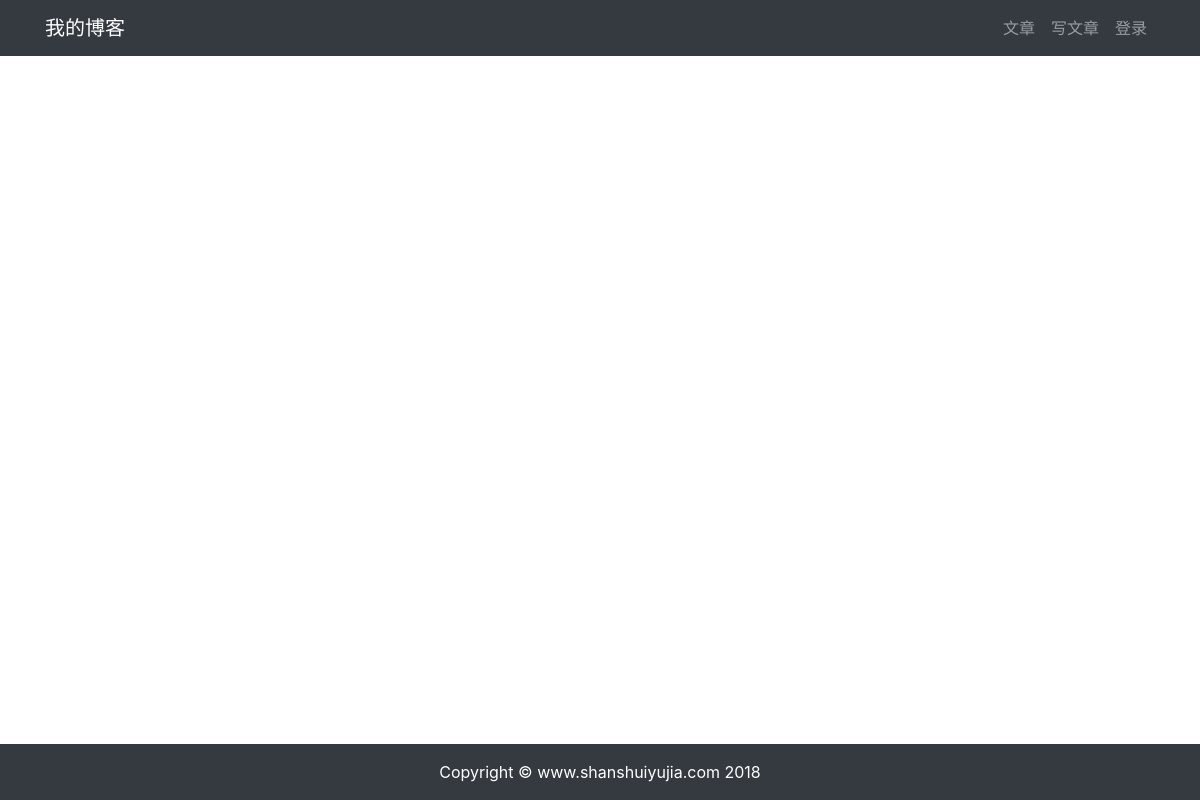
Page /article/article-list/ on the earlier database version.
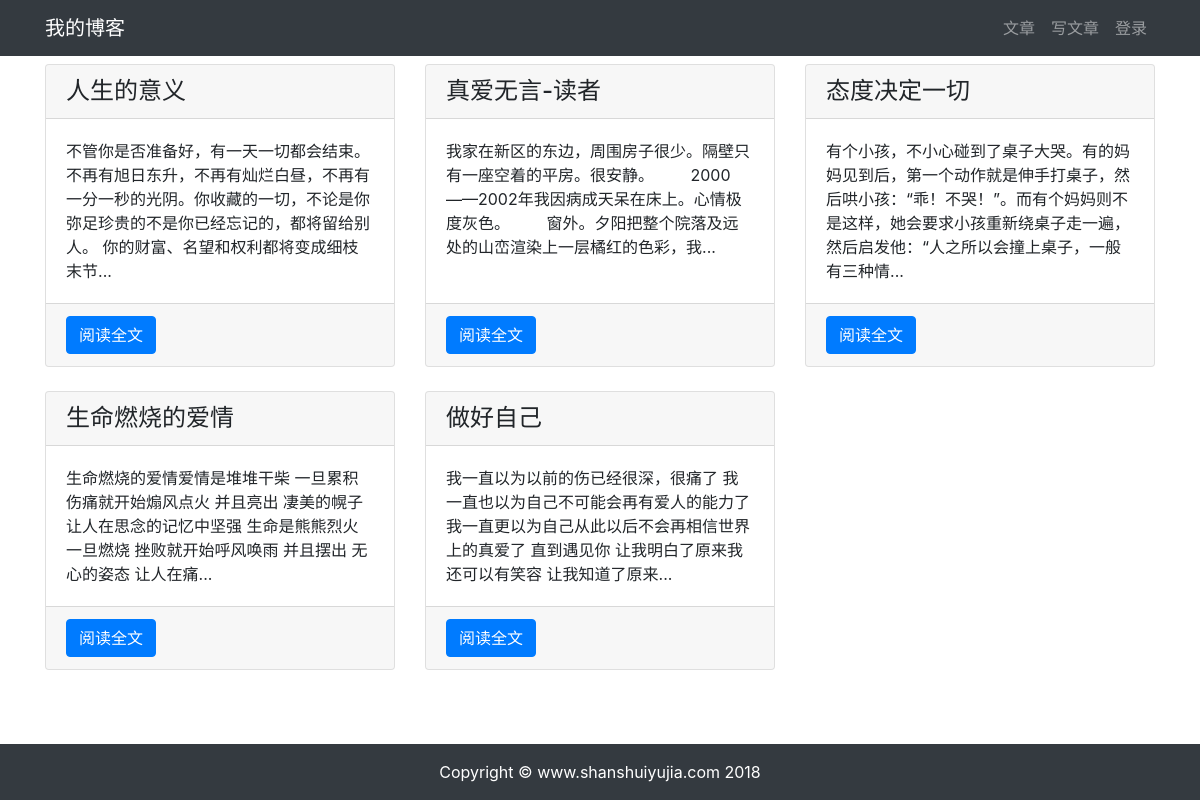
Same page on the later database version.
### article/models.py (models this page shows, shortened)
class ArticlePost(models.Model):
    author = models.ForeignKey(User, verbose_name='作者', on_delete=models.CASCADE)
    title = models.CharField('标题', max_length=100)
    body = models.TextField('正文')
    created = models.DateTimeField('创建时间', default=timezone.now)
    update = models.DateTimeField('修改时间', auto_now=True)
    class Meta:
        verbose_name = '文章'
        verbose_name_plural = verbose_name
        ordering = ('-created',)

### article/views.py (the view)
# urls.py: path("article-list/", views.article_list, name="article_list")
def article_list(request):
    articles = ArticlePost.objects.all()
    context = {'articles': articles}
    return render(request, 'article/list.html', context)

### templates/article/list.html (shortened to what this page needs)
{% extends 'article/base.html' %}
{% load staticfiles %}
{% block content %}
    <div class="container">
        <div class="row mt-2">
            {% for article in articles %}
                <div class="col-4 mb-4">
                    <div class="card h-100">
                        <h4 class="card-header"> {{ article.title }}</h4>
                        <div class="card-body">
                            <p class="card-text">
                                {{ article.body|slice:'100' }}...
                            </p>
                        </div>
                        <div class="card-footer">
                            <a href="{% url 'article:article_detail' article.id %}" class="btn btn-primary">阅读全文</a>
                        </div>
                    </div>
                </div>
            {% endfor %}
        </div>
    </div>
{% endblock content %}

### templates/article/base.html (shortened to what this page needs)
{% load staticfiles %}
<!DOCTYPE html>
<html lang="zh-cn">
<head>
    <link rel="stylesheet" href="{% static 'article/bootstrap/css/bootstrap.min.css' %}">
</head>
<body>
    {% include 'article/header.html' %}
    {% block content %} {% endblock content %}
    {% include 'article/footer.html' %}
</body>
</html>

### templates/article/header.html
<nav class="navbar navbar-expand-lg navbar-dark bg-dark">
    <div class="container">
        <a class="navbar-brand" href="{% url 'article:article_list' %}">我的博客</a>
        <div>
            <ul class="navbar-nav">
                <li class="nav-item">
                    <a class="nav-link" href="{% url 'article:article_list' %}">文章</a>
                </li>
                <li class="nav-item">
                    <a class="nav-link" href="{% url 'article:article_create' %}">写文章</a>
                </li>
                {% if user.is_authenticated %}
                    <li class="nav-item dropdown">
                        <a class="nav-link dropdown-toggle" href="#" id="navbarDropdown" role="button" data-toggle="dropdown" aria-haspopup="true" aria-expanded="false">
                          {{ user.username }}
                        </a>
                        <div class="dropdown-menu" aria-labelledby="navbarDropdown">
                          <a class="dropdown-item" href="{% url 'userprofile:logout' %}">退出登录</a>
                        </div>
                    </li>
                {% else %}
                    <li class="nav-item">
                        <a class="nav-link" href="{% url 'userprofile:login' %}">登录</a>
                    </li>
                {% endif %}
            </ul>
        </div>
    </div>
</nav>

### templates/article/footer.html
{% load staticfiles %}
<div>
    <br><br><br>
</div>
<footer class="py-3 bg-dark fixed-bottom">
    <div class="container">
        <p class="m-0 text-center text-white">
            Copyright &copy; www.shanshuiyujia.com 2018
        </p>
    </div>
</footer>

Differences in the rows shown:
added ArticlePost: title "人生的意义", body "不管你是否准备好，有一天一切都会结束。不再有旭日东升，不再有灿烂白昼，不再有一分一秒的光阴。你收藏的一切，不论是你弥足珍贵的不是你已经忘记的，都将留给别人。 你的财富、名望和权利都将变成细枝末节"
added ArticlePost: title "真爱无言-读者", body "我家在新区的东边，周围房子很少。隔壁只有一座空着的平房。很安静。 2000——2002年我因病成天呆在床上。心情极度灰色。 窗外。夕阳把整个院落及远处的山峦渲染上一层橘红的色彩，我"
added ArticlePost: title "态度决定一切", body "有个小孩，不小心碰到了桌子大哭。有的妈妈见到后，第一个动作就是伸手打桌子，然后哄小孩：“乖！不哭！”。而有个妈妈则不是这样，她会要求小孩重新绕桌子走一遍，然后启发他：“人之所以会撞上桌子，一般有三种情"
added ArticlePost: title "生命燃烧的爱情", body "生命燃烧的爱情爱情是堆堆干柴 一旦累积 伤痛就开始煽风点火 并且亮出 凄美的幌子 让人在思念的记忆中坚强 生命是熊熊烈火 一旦燃烧 挫败就开始呼风唤雨 并且摆出 无心的姿态 让人在痛"
added ArticlePost: title "做好自己", body "我一直以为以前的伤已经很深，很痛了 我一直也以为自己不可能会再有爱人的能力了 我一直更以为自己从此以后不会再相信世界上的真爱了 直到遇见你 让我明白了原来我还可以有笑容 让我知道了原来"
